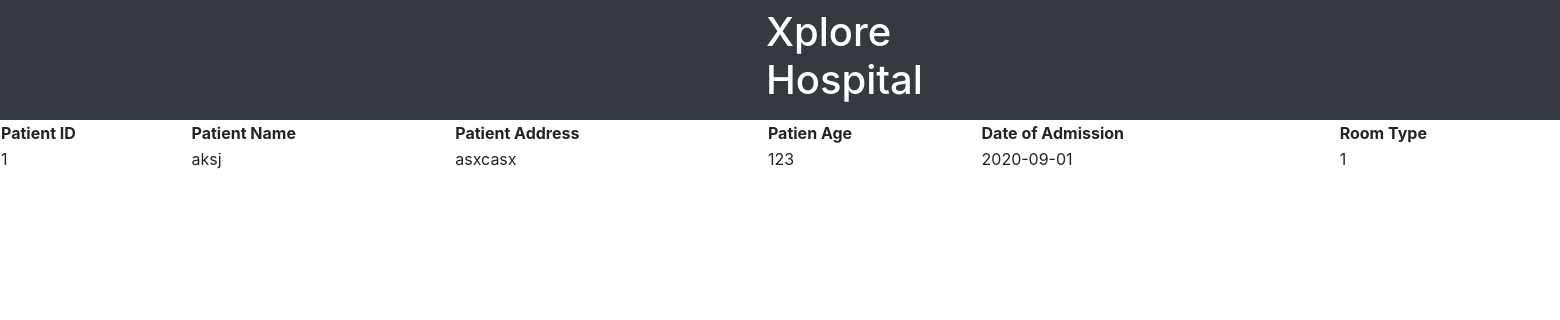
The app's page /view (signed in), older data.
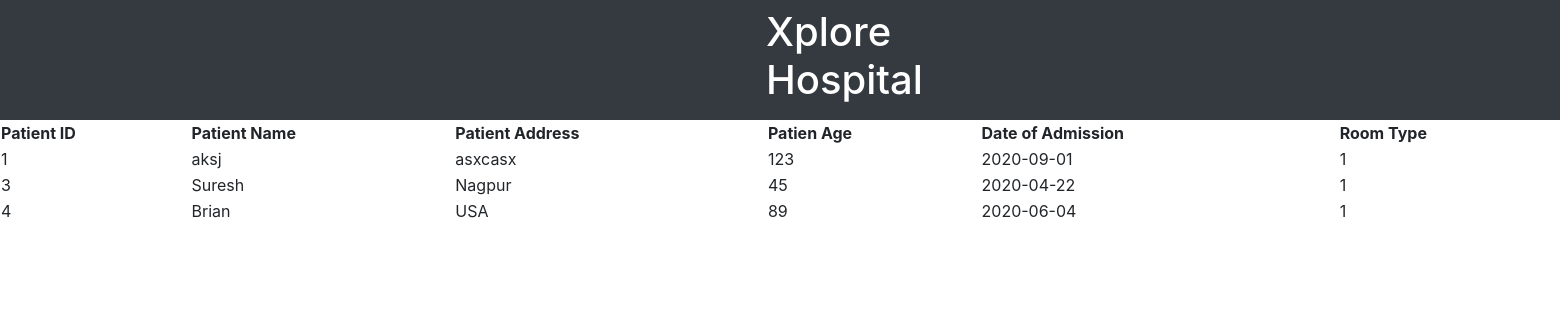
The same page, newer data.
### HMD/models.py (models this page shows, shortened)
class Patient(db.Model):
    id = db.Column(db.Integer, primary_key=True)
    ws_pat_name = db.Column(db.String(100), nullable=False)
    ws_adrs = db.Column(db.String(100), nullable=False)
    ws_age = db.Column(db.String(10), nullable=False)
    ws_doj = db.Column(db.String(100), nullable=False)
    ws_rtype = db.Column(db.String(100), nullable=False)

### HMD/routes.py (the view)
@app.route("/view", methods=['GET', 'POST'])
@login_required
def view():
    pat = Patient.query.all()
    return render_template('view.html',pats=pat)

### HMD/models.py (called while the page is built)
@login_manager.user_loader
def load_user(user_id):
    return User.query.get(int(user_id))

### HMD/templates/view.html
{% extends "layout.html" %}
{% block content %}
    <table style="width:100%">
        <tr>
          <th>Patient ID</th>
          <th>Patient Name</th>
          <th>Patient Address</th>
          <th>Patien Age</th>
          <th>Date of Admission</th>
          <th>Room Type</th>
        </tr>
        {% for pat in pats %}
        <tr>
          <td>{{pat.id}}</td>
          <td>{{pat.ws_pat_name}}</td>
          <td>{{pat.ws_adrs}}</td>
          <td>{{pat.ws_age}}</td>
          <td>{{pat.ws_doj}}</td>
          <td>{{pat.ws_rtype}}</td>
        </tr>
        {% endfor %}
      </table>
{% endblock content %}

### HMD/templates/layout.html (shortened to what this page needs)
<!DOCTYPE html>
<html>
<head>
<link rel="stylesheet" href="https://stackpath.bootstrapcdn.com/bootstrap/4.5.0/css/bootstrap.min.css"
>
</head>
<body>
<nav class="navbar navbar-expand-sm bg-dark">
<h1 style="padding-left:750px; color:white">Xplore Hospital</h1>
        <div class="" style="padding-left:650px; color:white">
    </div>
</nav>
            {% block content %}{% endblock %}
</body>
</html>

Row changes from the older to the newer data that the page shows:
added Patient: id "3", ws_pat_name "Suresh", ws_adrs "Nagpur", ws_age "45", ws_doj "2020-04-22", ws_rtype "1"
added Patient: id "4", ws_pat_name "Brian", ws_adrs "USA", ws_age "89", ws_doj "2020-06-04", ws_rtype "1"
